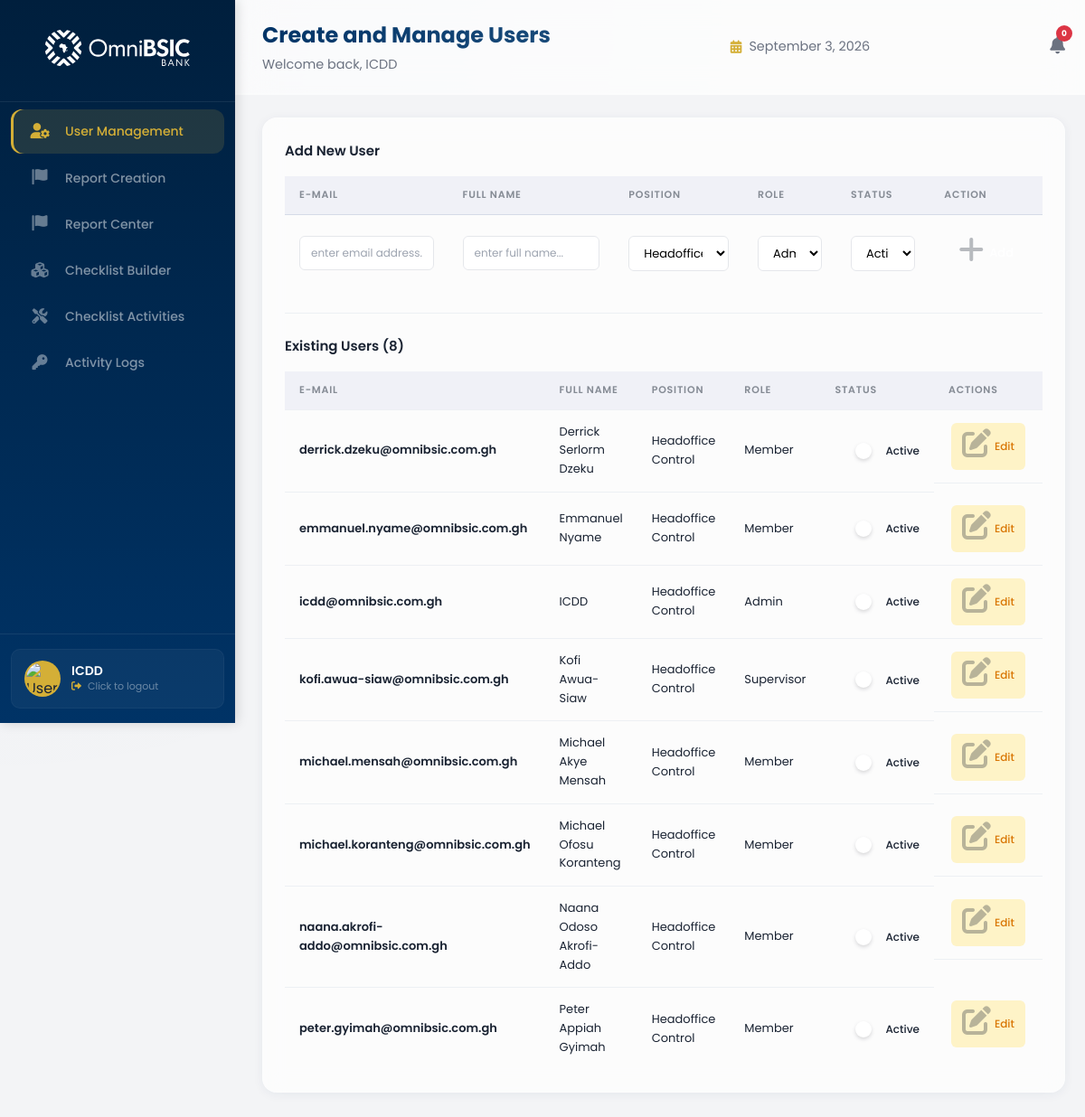
The page /adminboard/admin/ (signed in) on the database as committed earlier.
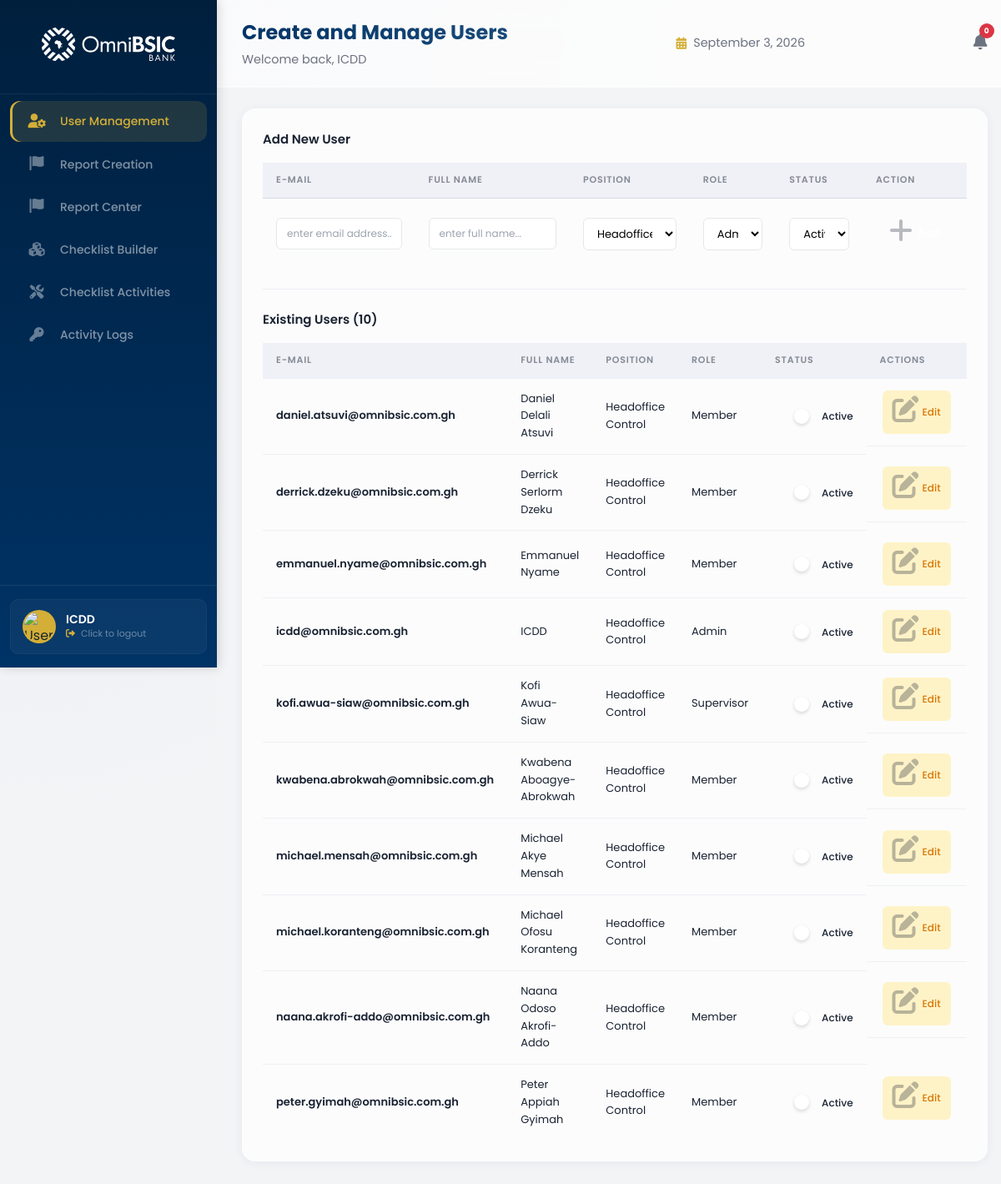
The same page on the database as committed later.
### control_dashboard/models.py (models this page shows, shortened)
class UserProfile(models.Model):
    ROLE_CHOICES = [
        ('admin', 'Admin'),
        ('supervisor', 'Supervisor'),
        ('member', 'Member'),
    ]
    POSITION_CHOICES = [
        ('hc', 'Headoffice Control'),
        ('cc', 'Cluster Control'),
    ]
    STATUS_CHOICES = [
        ('active', 'Active'),
        ('inactive', 'Inactive'),
    ]
    user = models.OneToOneField(
        User,
        on_delete=models.CASCADE,
        related_name='profile',
        null=True,
        blank=True
    )
    email = models.EmailField(unique=True)
    full_name = models.CharField(max_length=200)
    username = models.CharField(max_length=150, unique=True, blank=True, null=True)
    position = models.CharField(max_length=50, choices=POSITION_CHOICES, default='member')
    role = models.CharField(max_length=50, choices=ROLE_CHOICES, default='member')
    status = models.CharField(max_length=50, choices=STATUS_CHOICES, default='active')
    created_at = models.DateTimeField(auto_now_add=True)
    updated_at = models.DateTimeField(auto_now=True)
    class Meta:
        db_table = 'user_profiles'
        ordering = ['full_name']

### control_dashboard/views.py (the view)
# urls.py: path('admin/', views.admin_page, name='admin_page'),
@login_required
def admin_page(request):
    try:
        user_profile = UserProfile.objects.get(email=request.user.email)
        if user_profile.role != 'admin':
            messages.error(request, 'You do not have permission to access this page.')
            return redirect_dashboard(request.user)
    except UserProfile.DoesNotExist:
        return redirect_dashboard(request.user)
    users = UserProfile.objects.all().order_by('full_name')
    positions = UserProfile.POSITION_CHOICES
    roles = UserProfile.ROLE_CHOICES
    statuses = UserProfile.STATUS_CHOICES
    context = {
        'user_profile': user_profile,
        'users': users,
        'positions': positions,
        'roles': roles,
        'statuses': statuses,
    }
    return render(request, 'control_dashboard/adminboard.html', context)

### control_dashboard/templates/control_dashboard/adminboard.html (shortened to what the changed rows need)
{% extends 'control_dashboard/base.html' %}
{% load static %}
{% block extra_css %}
<link rel="stylesheet" href="{% static 'stylesheets/admin.css' %}" type="text/css">
{% endblock %}
{% block page_title %}Create and Manage Users{% endblock %}
{% block content %}
<div class="table-container">
    <h4>Add New User</h4>
    <form id="addUserForm" onsubmit="addUser(event)">
        <table class="users-table">
            <thead>
                <tr>
                    <th>E-mail</th>
                    <th>Full Name</th>
                    <th>Position</th>
                    <th>Role</th>
                    <th>Status</th>
                    <th class="text-center">Action</th>
                </tr>
            </thead>
        </table>
    </form>
    <div class="table-divider"></div>
    <h4>Existing Users ({{ users|length }})</h4>
    <table class="users-table">
        <thead>
            <tr>
                <th>E-mail</th>
                <th>Full Name</th>
                <th>Position</th>
                <th>Role</th>
                <th>Status</th>
                <th class="text-center">Actions</th>
            </tr>
        </thead>
        <tbody>
            {% for user in users %}
            <tr id="user-row-{{ user.id }}">
                <td class="font-bold user-email" data-val="{{ user.email }}">{{ user.email }}</td>
                <td class="user-fullname" data-val="{{ user.full_name|default:'' }}">{{ user.full_name|default:"-" }}</td>
                <td class="user-position" data-val="{{ user.position }}">{{ user.get_position_display }}</td>
                <td class="user-role" data-val="{{ user.role }}">{{ user.get_role_display }}</td>
                <td>
                    <div class="status-toggle-container">
                        <label class="switch">
                            <span class="slider round"></span>
                        </label>
                        <span class="status-text" id="status-text-{{ user.id }}">
                            {{ user.get_status_display }}
                        </span>
                    </div>
                </td>
                <td class="text-center actions-cell">
                    <button class="btn-edit" onclick="editUser('{{ user.id }}')">
                        <i class="fas fa-edit"></i> Edit
                    </button>
                </td>
            </tr>
            {% endfor %}
        </tbody>
    </table>
</div>
{% endblock %}

### control_dashboard/templates/control_dashboard/base.html (shortened to what this page needs)
{% load static %}
<!DOCTYPE html>
<html>
    <head>
        <link rel="stylesheet" href="{% static 'stylesheets/base.css' %}" type="text/css">
        <link rel="stylesheet" href="https://cdnjs.cloudflare.com/ajax/libs/font-awesome/6.0.0-beta3/css/all.min.css">
        {% block extra_css %}{% endblock %}
    </head>
    <body>
        <div class="page-wrapper">
            <div class="nav-bar">
                <div class="logo">
                    <a href="{% block dashboard_url %}{% url 'control_dashboard:member_dashboard' %}{% endblock %}">
                        <img src="{% static 'images/OmniBSIC_Bank_Logo.svg' %}" alt="Bank Logo">
                    </a>
                </div>
                <ul class="nav-links">
                    {% block nav_links %}{% endblock %}
                </ul>
                <div class="nav-footer">
                    <div class="nav-profile-card" onclick="logoutUser()" style="cursor: pointer;" title="Click to logout">
                        <div class="nav-profile-img-wrapper">
                            <img src="{% static 'images/user-avatar.jpg' %}" alt="User Profile Image">
                        </div>
                        <div class="nav-profile-info">
                            <h4 class="nav-user-name">{{ user_profile.full_name|default:"User" }}</h4>
                            <p class="nav-user-role">
                                <i class="fas fa-sign-out-alt" style="font-size: 11px; margin-right: 4px;"></i>
                                Click to logout
                            </p>
                        </div>
                    </div>
                </div>
            </div>
            <div class="main-content-wrapper">
                <div class="top-header">
                    <div class="top-header-left">
                        <span class="page-title">{% block page_title %}Dashboard{% endblock %}</span>
                        {% block page_subtitle %}
                        <span class="page-subtitle">Welcome back, {{ user_profile.full_name|default:"User" }}</span>
                        {% endblock %}
                    </div>
                    {% block top_header_center %}
                    <div class="top-header-center">
                        <span class="header-date">
                            <i class="fas fa-calendar-alt"></i>
                            {% now "F j, Y" %}
                        </span>
                    </div>
                    {% endblock %}
                    <div class="top-header-right">
                        {% block top_header_right %}
                        <div class="header-notifications">
                            <i class="fas fa-bell"></i>
                            <span class="notification-badge">0</span>
                        </div>
                        {% endblock %}
                    </div>
                </div>
                <div class="main-content">
                    {% block content %}{% endblock %}
                </div>
            </div>
        </div>
    </body>
</html>

Rows that differ between the two databases and show on the page:
added UserProfile: email "daniel.atsuvi@omnibsic.com.gh", full_name "Daniel Delali Atsuvi", position "Headoffice Control", role "Member", status "Active"
added UserProfile: email "kwabena.abrokwah@omnibsic.com.gh", full_name "Kwabena Aboagye-Abrokwah", position "Headoffice Control", role "Member", status "Active"
Other text that changed with them:
{{ users|length }}: "8" → "10"
